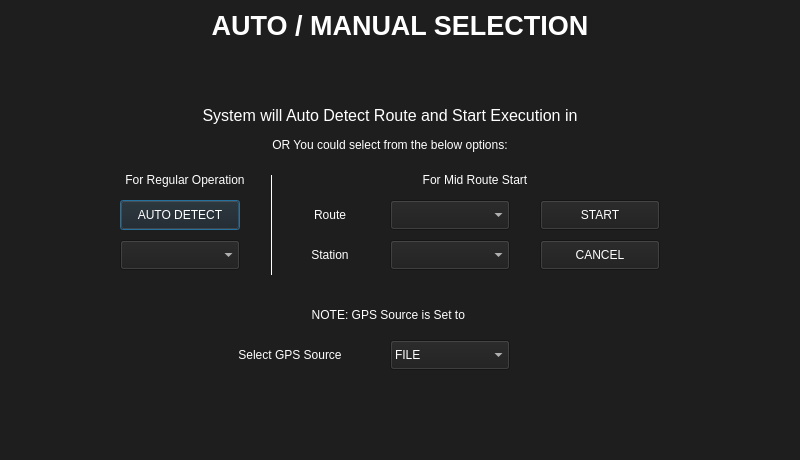
<?xml version="1.0" encoding="UTF-8"?>
<ui version="4.0">
 <class>ExecDialog</class>
 <widget class="QDialog" name="ExecDialog">
  <property name="geometry">
   <rect>
    <x>0</x>
    <y>0</y>
    <width>800</width>
    <height>460</height>
   </rect>
  </property>
  <property name="windowTitle">
   <string>System Execution</string>
  </property>
  <property name="styleSheet">
   <string notr="true">background-color: rgb(30, 30, 30);</string>
  </property>
  <widget class="QLabel" name="label">
   <property name="geometry">
    <rect>
     <x>100</x>
     <y>100</y>
     <width>580</width>
     <height>30</height>
    </rect>
   </property>
   <property name="font">
    <font>
     <pointsize>12</pointsize>
    </font>
   </property>
   <property name="styleSheet">
    <string notr="true">color: rgb(255, 255, 255);</string>
   </property>
   <property name="text">
    <string>System will Auto Detect Route and Start Execution in</string>
   </property>
   <property name="alignment">
    <set>Qt::AlignCenter</set>
   </property>
  </widget>
  <widget class="QLabel" name="label_2">
   <property name="geometry">
    <rect>
     <x>100</x>
     <y>130</y>
     <width>580</width>
     <height>30</height>
    </rect>
   </property>
   <property name="styleSheet">
    <string notr="true">color: rgb(255, 255, 255);</string>
   </property>
   <property name="text">
    <string>OR You could select from the below options:</string>
   </property>
   <property name="alignment">
    <set>Qt::AlignCenter</set>
   </property>
  </widget>
  <widget class="QPushButton" name="pushButton">
   <property name="geometry">
    <rect>
     <x>120</x>
     <y>200</y>
     <width>120</width>
     <height>30</height>
    </rect>
   </property>
   <property name="styleSheet">
    <string notr="true">color: rgb(255, 255, 255);</string>
   </property>
   <property name="text">
    <string>AUTO DETECT</string>
   </property>
  </widget>
  <widget class="QPushButton" name="pushButton_2">
   <property name="geometry">
    <rect>
     <x>540</x>
     <y>240</y>
     <width>120</width>
     <height>30</height>
    </rect>
   </property>
   <property name="styleSheet">
    <string notr="true">color: rgb(255, 255, 255);</string>
   </property>
   <property name="text">
    <string>CANCEL</string>
   </property>
  </widget>
  <widget class="QPushButton" name="pushButton_4">
   <property name="geometry">
    <rect>
     <x>540</x>
     <y>200</y>
     <width>120</width>
     <height>30</height>
    </rect>
   </property>
   <property name="styleSheet">
    <string notr="true">color: rgb(255, 255, 255);</string>
   </property>
   <property name="text">
    <string>START</string>
   </property>
  </widget>
  <widget class="QComboBox" name="comboBox">
   <property name="geometry">
    <rect>
     <x>390</x>
     <y>200</y>
     <width>120</width>
     <height>30</height>
    </rect>
   </property>
   <property name="styleSheet">
    <string notr="true">color: rgb(255, 255, 255);</string>
   </property>
  </widget>
  <widget class="Line" name="line">
   <property name="geometry">
    <rect>
     <x>270</x>
     <y>175</y>
     <width>3</width>
     <height>100</height>
    </rect>
   </property>
   <property name="styleSheet">
    <string notr="true">color: rgb(255, 255, 255);</string>
   </property>
   <property name="frameShadow">
    <enum>QFrame::Plain</enum>
   </property>
   <property name="orientation">
    <enum>Qt::Vertical</enum>
   </property>
  </widget>
  <widget class="QComboBox" name="comboBox_2">
   <property name="geometry">
    <rect>
     <x>390</x>
     <y>240</y>
     <width>120</width>
     <height>30</height>
    </rect>
   </property>
   <property name="styleSheet">
    <string notr="true">color: rgb(255, 255, 255);</string>
   </property>
  </widget>
  <widget class="QLabel" name="label_3">
   <property name="geometry">
    <rect>
     <x>280</x>
     <y>200</y>
     <width>100</width>
     <height>30</height>
    </rect>
   </property>
   <property name="styleSheet">
    <string notr="true">color: rgb(255, 255, 255);</string>
   </property>
   <property name="text">
    <string>Route</string>
   </property>
   <property name="alignment">
    <set>Qt::AlignCenter</set>
   </property>
  </widget>
  <widget class="QLabel" name="label_4">
   <property name="geometry">
    <rect>
     <x>280</x>
     <y>240</y>
     <width>100</width>
     <height>30</height>
    </rect>
   </property>
   <property name="styleSheet">
    <string notr="true">color: rgb(255, 255, 255);</string>
   </property>
   <property name="text">
    <string>Station</string>
   </property>
   <property name="alignment">
    <set>Qt::AlignCenter</set>
   </property>
  </widget>
  <widget class="QLabel" name="label_5">
   <property name="geometry">
    <rect>
     <x>100</x>
     <y>170</y>
     <width>170</width>
     <height>20</height>
    </rect>
   </property>
   <property name="styleSheet">
    <string notr="true">color: rgb(255, 255, 255);</string>
   </property>
   <property name="text">
    <string>For Regular Operation</string>
   </property>
   <property name="alignment">
    <set>Qt::AlignCenter</set>
   </property>
  </widget>
  <widget class="QLabel" name="label_6">
   <property name="geometry">
    <rect>
     <x>290</x>
     <y>170</y>
     <width>370</width>
     <height>20</height>
    </rect>
   </property>
   <property name="styleSheet">
    <string notr="true">color: rgb(255, 255, 255);</string>
   </property>
   <property name="text">
    <string>For Mid Route Start</string>
   </property>
   <property name="alignment">
    <set>Qt::AlignCenter</set>
   </property>
  </widget>
  <widget class="QLabel" name="label_7">
   <property name="geometry">
    <rect>
     <x>100</x>
     <y>300</y>
     <width>580</width>
     <height>30</height>
    </rect>
   </property>
   <property name="styleSheet">
    <string notr="true">color: rgb(255, 255, 255);</string>
   </property>
   <property name="text">
    <string>NOTE: GPS Source is Set to </string>
   </property>
   <property name="alignment">
    <set>Qt::AlignCenter</set>
   </property>
  </widget>
  <widget class="QComboBox" name="comboBox_3">
   <property name="geometry">
    <rect>
     <x>120</x>
     <y>240</y>
     <width>120</width>
     <height>30</height>
    </rect>
   </property>
   <property name="styleSheet">
    <string notr="true">color: rgb(255, 255, 255);</string>
   </property>
  </widget>
  <widget class="QLabel" name="label_8">
   <property name="geometry">
    <rect>
     <x>10</x>
     <y>10</y>
     <width>780</width>
     <height>30</height>
    </rect>
   </property>
   <property name="font">
    <font>
     <pointsize>20</pointsize>
     <weight>75</weight>
     <bold>true</bold>
    </font>
   </property>
   <property name="styleSheet">
    <string notr="true">color: rgb(255, 255, 255);</string>
   </property>
   <property name="text">
    <string>AUTO / MANUAL SELECTION</string>
   </property>
   <property name="alignment">
    <set>Qt::AlignCenter</set>
   </property>
  </widget>
  <widget class="QComboBox" name="comboBox_4">
   <property name="geometry">
    <rect>
     <x>390</x>
     <y>340</y>
     <width>120</width>
     <height>30</height>
    </rect>
   </property>
   <property name="styleSheet">
    <string notr="true">color: rgb(255, 255, 255);</string>
   </property>
   <item>
    <property name="text">
     <string>FILE</string>
    </property>
   </item>
   <item>
    <property name="text">
     <string>SERIAL</string>
    </property>
   </item>
  </widget>
  <widget class="QLabel" name="label_9">
   <property name="geometry">
    <rect>
     <x>200</x>
     <y>340</y>
     <width>180</width>
     <height>30</height>
    </rect>
   </property>
   <property name="styleSheet">
    <string notr="true">color: rgb(255, 255, 255);</string>
   </property>
   <property name="text">
    <string>Select GPS Source</string>
   </property>
   <property name="alignment">
    <set>Qt::AlignCenter</set>
   </property>
  </widget>
 </widget>
 <resources/>
 <connections/>
</ui>
